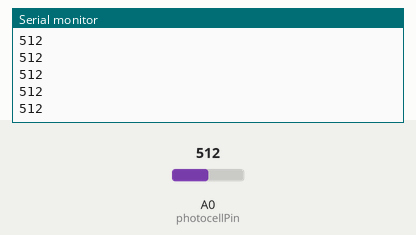
Simulated run of this sketch. Board: Arduino Uno, built with avr-gcc and run on an emulated ATmega328P. Shown: the last lines printed to the serial monitor. Inputs (shaded band) come from the test bench; at power-on: A0 (photocellPin) = 512.

Above: at 1.2 s.
1.3 s: A0 (photocellPin) set to 716
At 1.32 s:
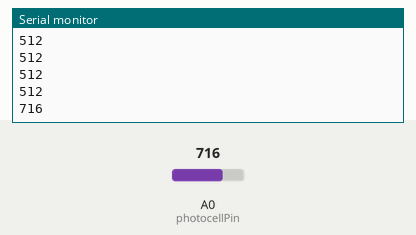
2.8 s: A0 (photocellPin) set to 900
At 2.83 s:
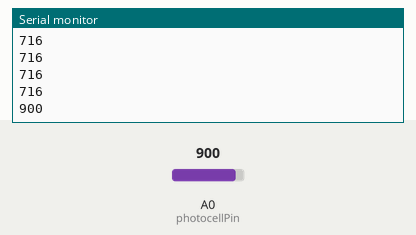
Timing chart, 0 to 5.8 s (numbered marks = the images above; inputs shaded):
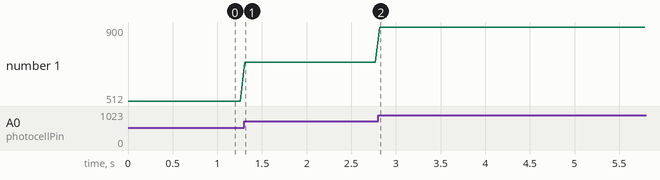

Measured:
- after the input at 1.3 s, the serial monitor: prints a new line at once (image 1)
- after the input at 2.8 s, the serial monitor: prints a new line at once (image 2)
- plotted number 1: 512 → 716 after the input at 1.3 s, 716 → 900 after the input at 2.8 s

The sketch:

lightToSerial.ino
```cpp
int photocellPin = 0;     // the cell and 10K pulldown are connected to a0
int photocellReading;     // the analog reading from the sensor divider

void setup(void) {
  // We'll send debugging information via the Serial monitor
  Serial.begin(9600);
}

void loop(void) {
  photocellReading = analogRead(photocellPin);

  Serial.println(photocellReading);     // the raw analog reading

  delay(50);
}
```
